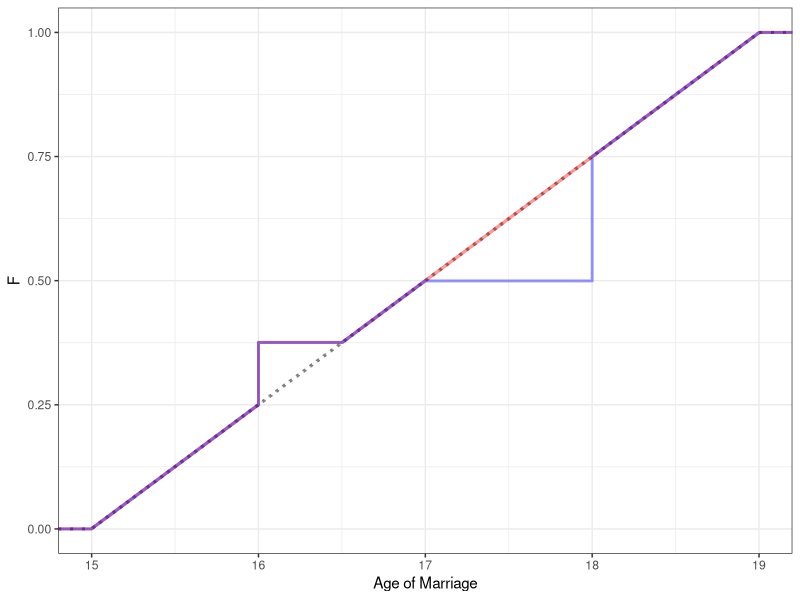
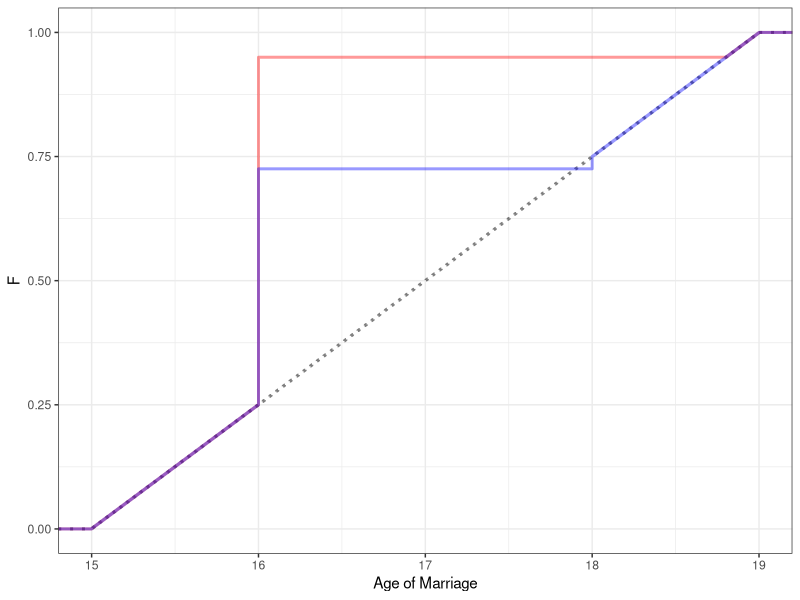
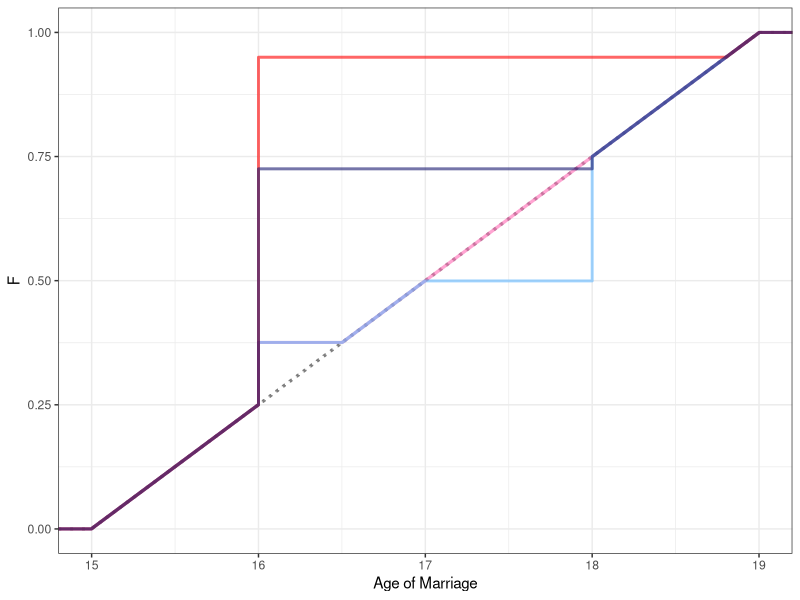

Here is the R script that generated these plots, in order:
#ABAD Simulation

#Setting utility function for one household

household_util <- function(m, power, ap, gamma, an, al, a, t) {
  In <- 0
  if (a <= an) {
    In <- 1
  }
  Il <- 0
  if (a>= al) {
    Il <- 1
  }
  mutil <- (m + t*Il)^power
  dist <- abs(a-ap)
  norm_strength <- gamma*In
  return (mutil - dist + norm_strength)
}

maxima_finder <- function(m, power, ap, gamma, an, al, t) {
  util_ap <- household_util(m, power, ap, gamma, an, al, ap, t)
  util_an <- household_util(m, power, ap, gamma, an, al, an, t)
  util_al <- household_util(m, power, ap, gamma, an, al, al, t)
  utils_possible <- c(util_an, util_al, util_ap)
  print(utils_possible)
  toreturn <- c(an, al, ap)[which(utils_possible == max(utils_possible))][1]
  return (toreturn)
}

maxima_finder(100, 0.5, 17.5, 0.5, 16, 18, 21)

#Distribution of ap

ap_dist <- function(n, min, max, m, power, gamma, an, al, t){
  #aps <- runif(n, min = min, max = max)
  aps <- seq(min, max, by = (max-min)/n)
  optima <- c()
  for (ap in aps) {
    optima <- c(optima, maxima_finder(m, power, ap, gamma, an, al, t))
  }
  return(optima)
}

#Graph-Maker

graphmaker <- function(n, min, max, m, power, gamma, an, al, t){
  baseline_data <- ap_dist(n, min, max, m, power, 0, an, al, 0)
  norms_only <- ap_dist(n, min, max, m, power, gamma, an, al, 0)
  norms_transfer <- ap_dist(n, min, max, m, power, gamma, an, al, t)
  plotdata <- data.frame(baseline_data, norms_only, norms_transfer)
  #Append
  library(ggplot2)
  ecdf <- ggplot(data = plotdata) + stat_ecdf(aes(x = baseline_data), color = "black", linetype = 3, size = 1, alpha = 0.5) + 
    stat_ecdf(aes(x = norms_only), color = "red", size = 1, alpha = 0.4, linetype = 1) + 
    stat_ecdf(aes(x = norms_transfer), color = "blue", size = 1, alpha = 0.4, linetype = 1) + 
    xlab("Age of Marriage") + ylab("F") + theme_bw() 
  return(ecdf)
}

graphmaker(1000, 15, 19, 100, 0.5, 0.5, 16, 18, 21)

graphmaker(1000, 15, 19, 100, 0.5, 2.8, 16, 18, 21)



#for a range of gammas: GRAPH MAKER PRO MAX

twogamma <- function(n, min, max, m, power, an, al, t, gamma1, gamma2){
  baseline_data <- ap_dist(n, min, max, m, power, 0, an, al, 0)
  norm1 <- ap_dist(n, min, max, m, power, gamma1, an, al, 0)
  norm2 <- ap_dist(n, min, max, m, power, gamma2, an, al, 0)
  g1 <- ap_dist(n, min, max, m, power, gamma1, an, al, t)
  g2 <- ap_dist(n, min, max, m, power, gamma2, an, al, t)
  plotdata <- data.frame(baseline_data, norm1, norm2, gamma1, gamma2)
  library(ggplot2)
  ecdf <- ggplot(data = plotdata) + stat_ecdf(aes(x = baseline_data), color = "black", linetype = 3, size = 1, alpha = 0.5) + 
    stat_ecdf(aes(x = norm1), color = "hotpink", size = 1, alpha = 0.6, linetype = 1) + 
    stat_ecdf(aes(x = g1), color = "steelblue1", size = 1, alpha = 0.6, linetype = 1) + 
    stat_ecdf(aes(x = norm2), color = "red", size = 1, alpha = 0.6, linetype = 1) +
    stat_ecdf(aes(x = g2), color = "midnightblue", size = 1, alpha = 0.6, linetype = 1) + 
    xlab("Age of Marriage") + ylab("F") + theme_bw() 
  return(ecdf)
  }


twogamma(1000, 15, 19, 100, 0.5, 16, 18, 21, 0.5, 2.8)
